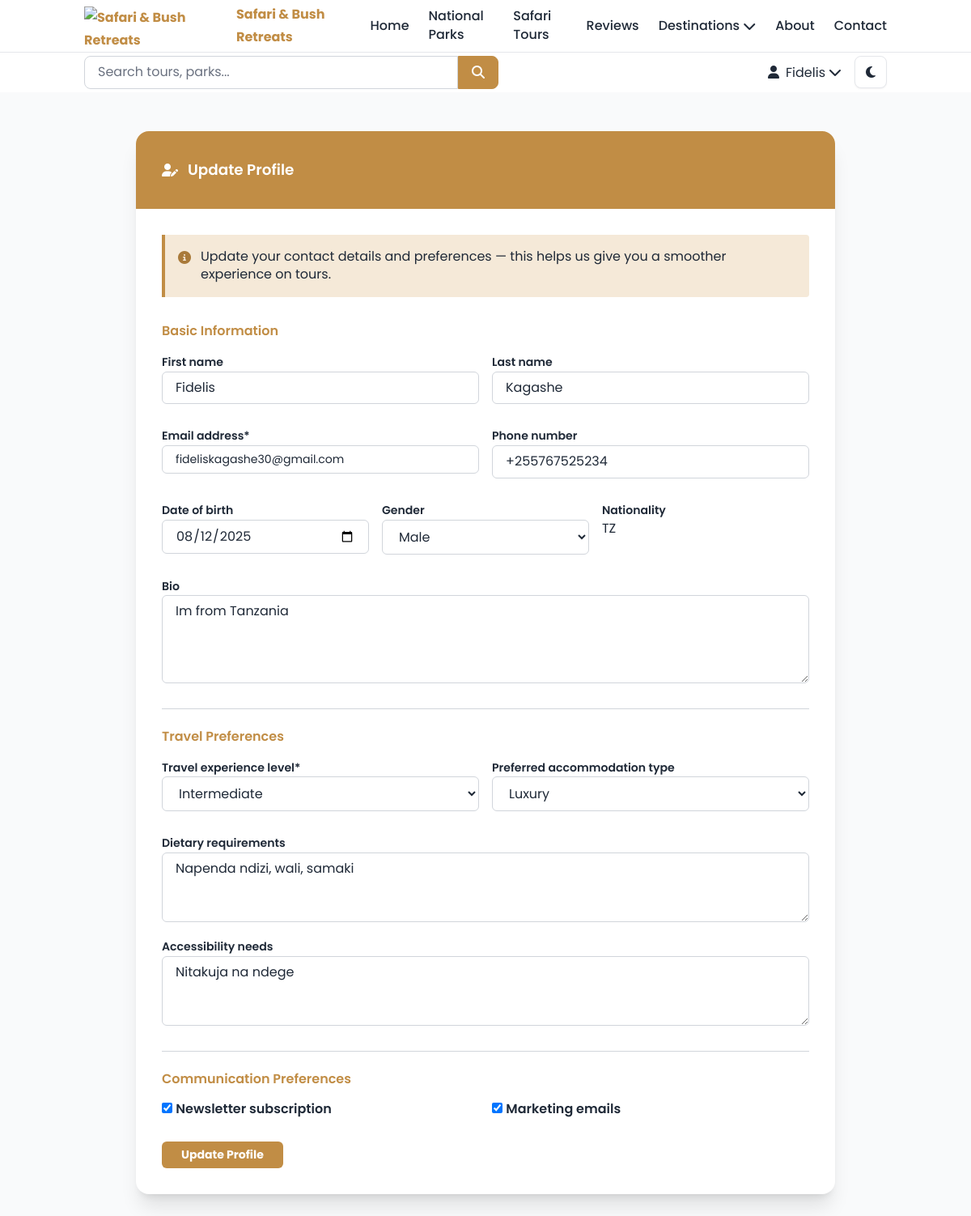
Page /accounts/profile/ (signed in) on the committed database.
### core/models.py (models this page shows, shortened)
class SiteSettings(models.Model):
    site_name = models.CharField(max_length=100, default="Tanzania Safari Adventures")
    site_description = models.TextField(default="Discover Tanzania's wildlife and national parks")
    contact_email = models.EmailField(default="info@tanzaniasafari.com")
    contact_phone = models.CharField(max_length=20, default="+255 123 456 789")
    address = models.TextField(default="Arusha, Tanzania")
    facebook_url = models.URLField(blank=True)
    twitter_url = models.URLField(blank=True)
    instagram_url = models.URLField(blank=True)
    youtube_url = models.URLField(blank=True)
    meta_keywords = models.TextField(blank=True)
    google_analytics_id = models.CharField(max_length=50, blank=True)
    created_at = models.DateTimeField(auto_now_add=True)
    updated_at = models.DateTimeField(auto_now=True)
    class Meta:
        db_table = 'core_sitesettings'
        verbose_name = 'Site Settings'
        verbose_name_plural = 'Site Settings'

### accounts/models.py (models this page shows, shortened)
class CustomUser(AbstractUser):
    ROLE_CHOICES = [
        ('tourist', _('Tourist')),
        ('guide', _('Tour Guide')),
        ('admin', _('Administrator')),
        ('content_manager', _('Content Manager')),
    ]
    GENDER_CHOICES = [
        ('M', _('Male')),
        ('F', _('Female')),
        ('O', _('Other')),
        ('N', _('Prefer not to say')),
    ]
    email = models.EmailField(_('email address'), unique=True)
    role = models.CharField(max_length=20, choices=ROLE_CHOICES, default='tourist', db_index=True)
    phone_number = PhoneNumberField(blank=True, null=True, db_index=True)  # stored in E.164
    date_of_birth = models.DateField(blank=True, null=True)
    gender = models.CharField(max_length=1, choices=GENDER_CHOICES, blank=True)
    nationality = CountryField(blank=True, null=True)
    profile_picture = models.ImageField(upload_to='profiles/', blank=True, null=True)
    bio = models.TextField(max_length=500, blank=True)
    preferred_language = models.CharField(max_length=10, default='en')
    dietary_requirements = models.TextField(blank=True)
    accessibility_needs = models.TextField(blank=True)
    travel_experience_level = models.CharField(
        max_length=20,
        choices=[
            ('beginner', _('Beginner')),
            ('intermediate', _('Intermediate')),
            ('advanced', _('Advanced')),
            ('expert', _('Expert')),
        ],
        default='beginner'
    )
    preferred_accommodation_type = models.CharField(
        max_length=20,
        choices=[
            ('budget', _('Budget')),
            ('standard', _('Standard')),
            ('luxury', _('Luxury')),
        ],
        blank=True
    )
    email_verified = models.BooleanField(default=False)
    phone_verified = models.BooleanField(default=False)
    newsletter_subscription = models.BooleanField(default=True)
    marketing_emails = models.BooleanField(default=True)
    created_at = models.DateTimeField(auto_now_add=True)
    updated_at = models.DateTimeField(auto_now=True)
    last_active = models.DateTimeField(blank=True, null=True)
    class Meta:
        db_table = 'accounts_customuser'
        verbose_name = _('User')
        verbose_name_plural = _('Users')
        indexes = [
            Index(fields=['email']),
            Index(fields=['phone_number']),
            Index(fields=['role']),
        ]
    def get_display_name(self):
        return self.first_name or self.username

### accounts/views.py (the view, shortened to what this page needs)
# urls.py: path('profile/', views.UserProfileUpdateView.as_view(), name='profile_update'),
class UserProfileUpdateView(LoginRequiredMixin, UpdateView):
    model = CustomUser
    form_class = UserProfileForm
    template_name = 'accounts/profile_update.html'
    success_url = reverse_lazy('accounts:dashboard')
    def get_object(self):
        return self.request.user

### templates/accounts/profile_update.html (shortened to what this page needs)
{% extends 'base/base.html' %}
{% load i18n %}
{% load crispy_forms_tags %}
{% block content %}
<div class="min-h-screen py-12 bg-gray-50 dark:bg-gray-900">
    <div class="max-w-4xl mx-auto px-4">
        <div class="bg-white dark:bg-gray-800 rounded-2xl shadow-xl overflow-hidden">
            <div class="bg-[#C18D45] text-white p-6 md:p-8 profile-header">
                <div class="flex items-center">
                    <i class="fas fa-user-edit text-2xl mr-3" aria-hidden="true"></i>
                    <h2 class="text-2xl md:text-3xl font-bold">{% trans "Update Profile" %}</h2>
                </div>
            </div>
            <div class="p-6 md:p-8">
                <div class="bg-[#f5e9d8] dark:bg-yellow-900 border-l-4 border-[#C18D45] dark:border-yellow-600 text-[#a97a3a] dark:text-yellow-200 p-4 mb-8 rounded-r">
                    <div class="flex items-start">
                        <i class="fas fa-info-circle mt-1 mr-3" aria-hidden="true"></i>
                        <div class="text-gray-800 dark:text-gray-100">
                            {% trans "Update your contact details and preferences — this helps us give you a smoother experience on tours." %}
                        </div>
                    </div>
                </div>
                <div class="space-y-6">
                    {% crispy form %}
                </div>
            </div>
        </div>
    </div>
</div>
{% endblock %}

### templates/base/base.html (shortened to what this page needs)
<!DOCTYPE html>
<html lang="en">
<head>
    {% load static %}
    <script src="https://cdn.tailwindcss.com"></script>
    <link href="https://cdnjs.cloudflare.com/ajax/libs/font-awesome/6.4.0/css/all.min.css" rel="stylesheet">
    <link href="https://cdnjs.cloudflare.com/ajax/libs/font-awesome/6.5.2/css/all.min.css" rel="stylesheet"/>
    <link href="{% static 'css/system.css'%}" rel="stylesheet">
</head>
<body class="font-poppins leading-relaxed text-gray-800 bg-white dark:text-gray-200 dark:bg-gray-900 transition-all duration-300 site-typography-overrides">
    <header class="header sticky top-0 z-50 transition-all duration-300">
        <nav class="bg-white dark:bg-gray-800 border-b border-gray-200 dark:border-gray-700 primary-row">
            <div class="container mx-auto px-4">
                <div class="flex items-center justify-between h-12 md:h-16">
                    <a class="flex items-center md:text-xl font-bold text-primary dark:text-primary-dark hover:text-secondary dark:hover:text-secondary-dark transition-colors duration-300"
                        href="{% url 'core:home' %}">
                        <img src="{% static 'images/online.png' %}"
                            alt="{{ site_settings.site_name|default:'Logo' }}"
                            class="h-10 md:h-12 w-auto mr-2 block dark:hidden object-contain" />
                        <span>{{ site_settings.site_name|default:"Safari & Bush Retreats" }}</span>
                    </a>
                    <div class="hidden lg:flex items-center space-x-8">
                        <ul class="flex items-center space-x-6">
                            <li>
                                <a class="nav-link-underline relative font-medium text-gray-800 dark:text-gray-200 hover:text-primary dark:hover:text-primary-dark transition-all duration-300 hover:-translate-y-0.5 {% if request.resolver_match.url_name == 'home' %}active{% endif %}" href="{% url 'core:home' %}">Home</a>
                            </li>
                            <li>
                                <a class="nav-link-underline relative font-medium text-gray-800 dark:text-gray-200 hover:text-primary dark:hover:text-primary-dark transition-all duration-300 hover:-translate-y-0.5 {% if request.resolver_match.url_name == 'park_list' %}active{% endif %}" href="{% url 'parks:park_list' %}">National Parks</a>
                            </li>
                            <li>
                                <a class="nav-link-underline relative font-medium text-gray-800 dark:text-gray-200 hover:text-primary dark:hover:text-primary-dark transition-all duration-300 hover:-translate-y-0.5 {% if request.resolver_match.url_name == 'tour_list' %}active{% endif %}" href="{% url 'tours:tour_list' %}">Safari Tours</a>
                            </li>
                            <li>
                                <a class="nav-link-underline relative font-medium text-gray-800 dark:text-gray-200 hover:text-primary dark:hover:text-primary-dark transition-all duration-300 hover:-translate-y-0.5 {% if request.resolver_match.url_name == 'review_list' %}active{% endif %}" href="{% url 'reviews:review_list' %}">Reviews</a>
                            </li>
                            <li class="relative group">
                                <button class="nav-link-underline relative font-medium text-gray-800 dark:text-gray-200 hover:text-primary dark:hover:text-primary-dark transition-all duration-300 hover:-translate-y-0.5 flex items-center " id="destinationsDropdown" aria-expanded="false">
                                    Destinations
                                    <i class="fas fa-chevron-down ml-1 text-xs group-hover:rotate-180 transition-transform duration-300"></i>
                                </button>
                            </li>
                            <li>
                                <a class="nav-link-underline relative font-medium text-gray-800 dark:text-gray-200 hover:text-primary dark:hover:text-primary-dark transition-all duration-300 hover:-translate-y-0.5 {% if request.resolver_match.url_name == 'about' %}active{% endif %}" href="{% url 'core:about' %}">About</a>
                            </li>
                            <li>
                                <a class="nav-link-underline relative font-medium text-gray-800 dark:text-gray-200 hover:text-primary dark:hover:text-primary-dark transition-all duration-300 hover:-translate-y-0.5 {% if request.resolver_match.url_name == 'contact' %}active{% endif %}" href="{% url 'core:contact' %}">Contact</a>
                            </li>
                        </ul>
                    </div>
                </div>
            </div>
        </nav>
        <nav class="bg-white dark:bg-gray-800 secondary-row py-1">
            <div class="container mx-auto px-4">
                <div class="flex justify-between items-center w-full flex-col md:flex-row gap-4 md:gap-0">
                    <form class="flex flex-1 md:max-w-lg max-w-full min-w-0 w-full md:w-auto" method="GET" action="{% url 'core:search' %}">
                        <div class="flex w-full min-w-0">
                            <input
                                class="flex-1 min-w-0 px-4 py-2 bg-white dark:bg-gray-700 border border-gray-300 dark:border-gray-600 rounded-l-lg text-gray-800 dark:text-gray-200 placeholder-gray-500 dark:placeholder-gray-400 focus:outline-none focus:ring-2 focus:ring-primary dark:focus:ring-primary-dark focus:border-transparent transition-all duration-300"
                                type="search" name="q" placeholder="Search tours, parks..." value="{{ request.GET.q }}" aria-label="Search">
                            <button
                                class="px-4 py-2 bg-primary dark:bg-primary-dark text-white border border-primary dark:border-primary-dark rounded-r-lg hover:bg-secondary dark:hover:bg-secondary-dark focus:outline-none focus:ring-2 focus:ring-primary dark:focus:ring-primary-dark transition-all duration-300 hover:-translate-y-0.5 flex-shrink-0"
                                type="submit" aria-label="Search button">
                                <i class="fas fa-search"></i>
                            </button>
                        </div>
                    </form>
                    <ul class="flex items-center space-x-4 w-full md:w-auto justify-center md:justify-end min-w-0">
                        {% if user.is_authenticated %}
                            <li class="relative group">
                                <button class="flex items-center text-gray-800 dark:text-gray-200 hover:text-primary dark:hover:text-primary-dark transition-colors duration-300 focus-primary" id="userDropdown" aria-expanded="false">
                                    <i class="fas fa-user mr-2"></i>
                                    <span class="md:inline hidden truncate">{{ user.get_display_name }}</span>
                                    <i class="fas fa-chevron-down ml-1 text-xs group-hover:rotate-180 transition-transform duration-300"></i>
                                </button>
                            </li>
                        {% endif %}
                        <li>
                            <button id="theme-toggle" class="w-10 h-10 bg-white dark:bg-gray-700 text-gray-800 dark:text-gray-200 border border-gray-200 dark:border-gray-600 rounded-lg hover:text-primary hover:bg-primary hover:text-white dark:hover:bg-primary-dark focus:outline-none focus:ring-2 focus:ring-primary dark:focus:ring-primary-dark transition-all duration-300 hover:scale-110 shadow-sm hover:shadow-md flex items-center justify-center" title="Toggle Theme" aria-label="Toggle dark/light mode">
                                <i class="fas fa-moon text-lg" id="theme-icon"></i>
                            </button>
                        </li>
                    </ul>
                </div>
            </div>
        </nav>
    </header>
    <main>
        {% block content %}
        {% endblock %}
    </main>
</body>
</html>

### rows in the picture
SiteSettings: site_name "Safari & Bush Retreats"
CustomUser: get_display_name "Fidelis", first_name "Fidelis", last_name "Kagashe", email "fideliskagashe30@gmail.com", phone_number "+255767525234", date_of_birth "08/12/2025", gender "Male", nationality "TZ", bio "Im from Tanzania", travel_experience_level "Intermediate", preferred_accommodation_type "Luxury", dietary_requirements "Napenda ndizi, wali, samaki", accessibility_needs "Nitakuja na ndege", newsletter_subscription "☑", marketing_emails "☑"
